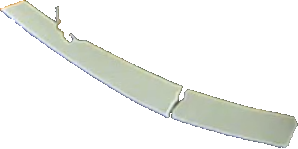
#> input picture test.png, 298 x 149 px
$ python vis_folder.py .
#> lines starting #> are read from the running program, lines starting #| are printed output that depends on the picture
import cv2
import numpy
import glob
import os
import sys

def run(folder_name):
#> called with folder_name = '.'
    files = list(glob.glob(os.path.join(folder_name, '*.*g')))
    files = sorted(files)
    idx = 0
    while True:
        if idx >= len(files):
            idx = len(files) - 1
        elif idx < 0:
            idx = 0
        ff = files[idx]
        print(f'{ff}' )
        img = cv2.imread(ff)
#> img is the input picture: shape (149, 298, 3); mean B, G, R 237.9, 241.6, 239.8
        h, w = img.shape[:2]
#> h = 149; w = 298
        new_h, new_w = h//2, w//2
#> new_h = 74; new_w = 149
        left_top_xy = (w//4, h//4)
#> left_top_xy = (74, 37)
        img = img[left_top_xy[1]:left_top_xy[1] + new_h, left_top_xy[0] : left_top_xy[0] + new_w, :]
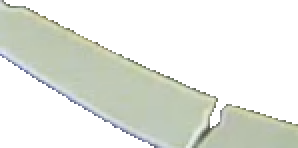
#> img: shape (74, 149, 3) (shown 2 times larger); mean B, G, R 224.7, 231.9, 228.6
        scale = 1.5
        show_img = cv2.resize(img, (int(scale*w), int(scale * h)))
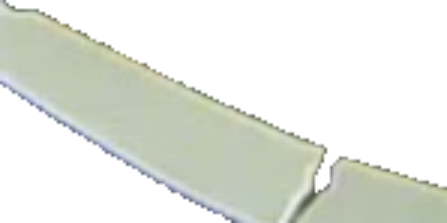
#> show_img: shape (223, 447, 3); mean B, G, R 224.7, 231.9, 228.5
        cv2.imshow('img', show_img)
        key = cv2.waitKey(0)
#> (key q is pressed here)
        if key == ord('q'):
            break
        elif key == ord('p'):
            idx -= 1
        elif key == ord('r'):
            idx = 0
        else:
            idx += 1

if __name__ == '__main__':
    if len(sys.argv) != 2:
        print('Error. usage: python vis_folder.py img_folder')
        exit(1)
    folder_name = sys.argv[1]
    run(folder_name)
